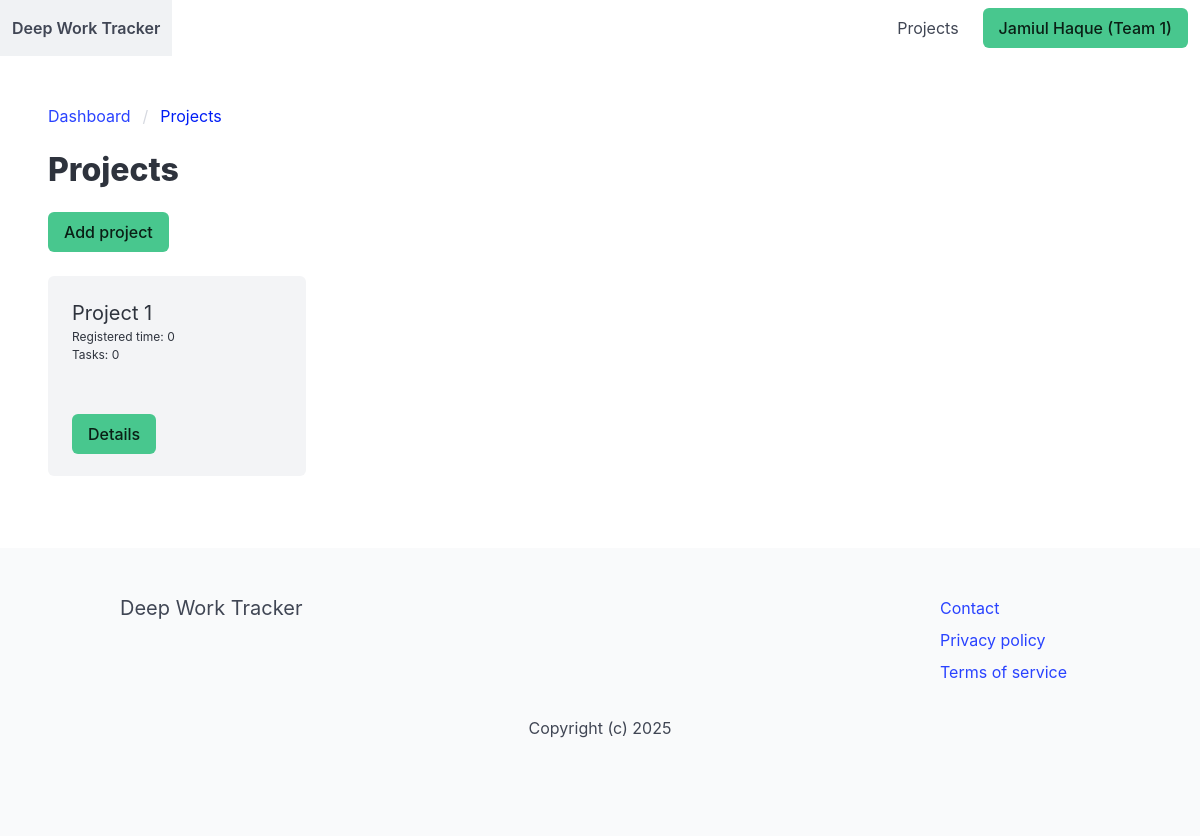
/projects/ (signed in), run on an earlier commit of the app's database.
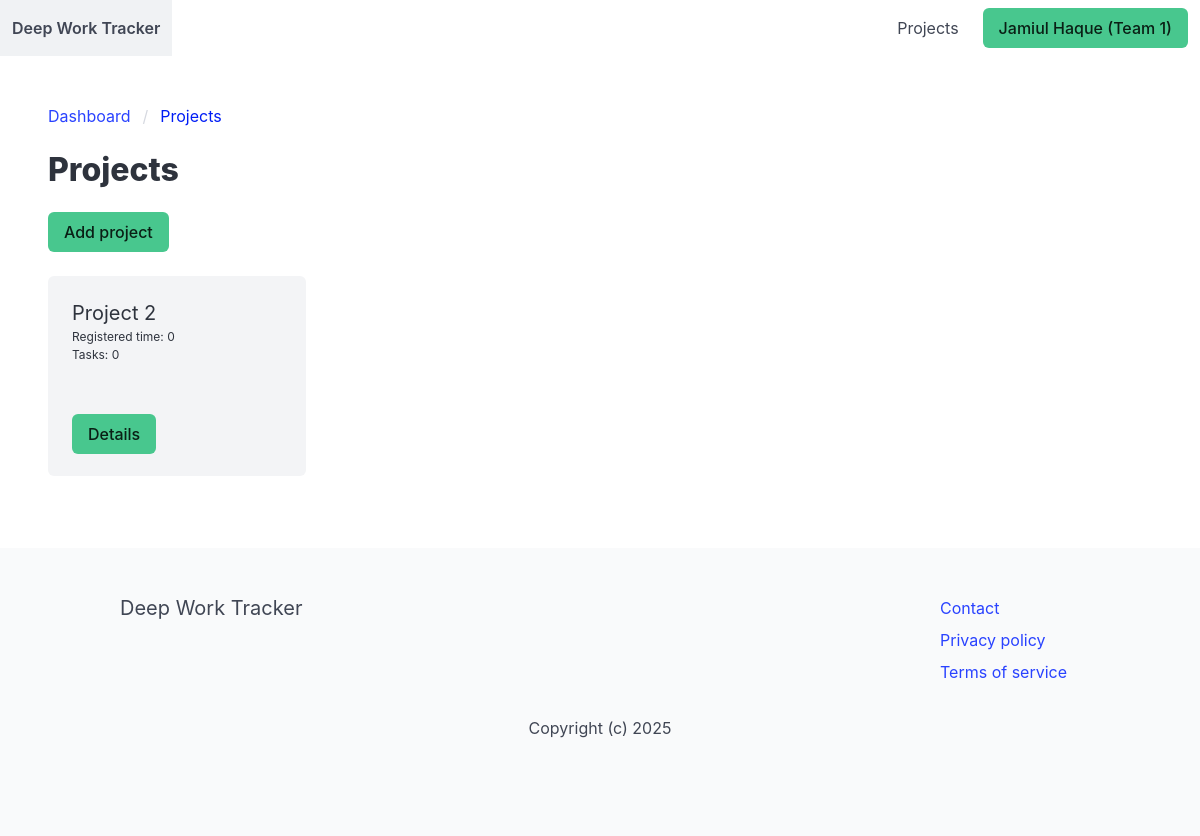
And on a later commit of the database.
### apps/project/models.py (models this page shows, shortened)
class Project(models.Model):
    team = models.ForeignKey(Team, related_name="projects", on_delete=models.CASCADE)
    title = models.CharField(max_length=255)
    created_by = models.ForeignKey(User, related_name="projects", on_delete=models.CASCADE)
    created_at = models.DateTimeField(auto_now_add=True)
    class Meta:
        ordering = ["title"]
    def registered_time(self):
        return 0
    def num_tasks_todo(self):
        return 0

### apps/project/views.py (the view)
# urls.py: path("", projects, name="projects"),
@login_required
def projects(request):
    team = get_object_or_404(Team, pk=request.user.userprofile.active_team_id, status=Team.ACTIVE)
    projects = team.projects.all()
    if request.method == "POST":
        title = request.POST.get("title")
        if title:
            project = Project.objects.create(team=team, title=title, created_by=request.user)
            messages.info(request, "A project was added 😉")
            return redirect("project:projects")
    return render(request, "project/projects.html", {"team": team, "projects": projects})

### apps/team/context_processors.py (called while the page is built)
def active_team(request):
    if request.user.is_authenticated:
        if request.user.userprofile.active_team_id:
            team = Team.objects.get(pk=request.user.userprofile.active_team_id)
            return {"active_team": team}
        return {"active_team": None}
    return {"active_team": None}

### apps/project/templates/project/projects.html (shortened to what this page needs)
{% extends "core/base.html" %}
{% block content %}
<div id="projects-app">
    <nav class="breadcrumb" aria-label="breadcrumbs">
        <ul>
            <li><a href="#">Dashboard</a></li>
            <li class="is-active"><a href="#" aria-current="page">Projects</a></li>
        </ul>
    </nav>
    <div class="columns">
        <div class="column is-4">
            <h1 class="title">Projects</h1>
            <a @click="showAddProjectModal = !showAddProjectModal" class="button is-success">Add project</a>
        </div>
    </div>
    <div class="columns">
        {% for project in projects %}
        <div class="column is-3">
            <div class="notification">
                <h2 class="is-size-5">{{ project.title}}</h2>
                <p class="is-size-7">Registered time: {{ project.registered_time }}</p>
                <p class="is-size-7">Tasks: {{ project.num_tasks_todo }}</p>
                <hr>
                <a href="{% url "project:project" project.id %}" class="button is-success">Details</a>
            </div>
        </div>
        {% empty %}
            <div class="column is-3">
                <div class="notification">
                    No projects yet 😓😓
                </div>
            </div>
        {% endfor %}
        </div>
</div>
{% endblock %}

What changed in the data, as far as the page shows it:
changed Project: title "Project 1" → "Project 2"
